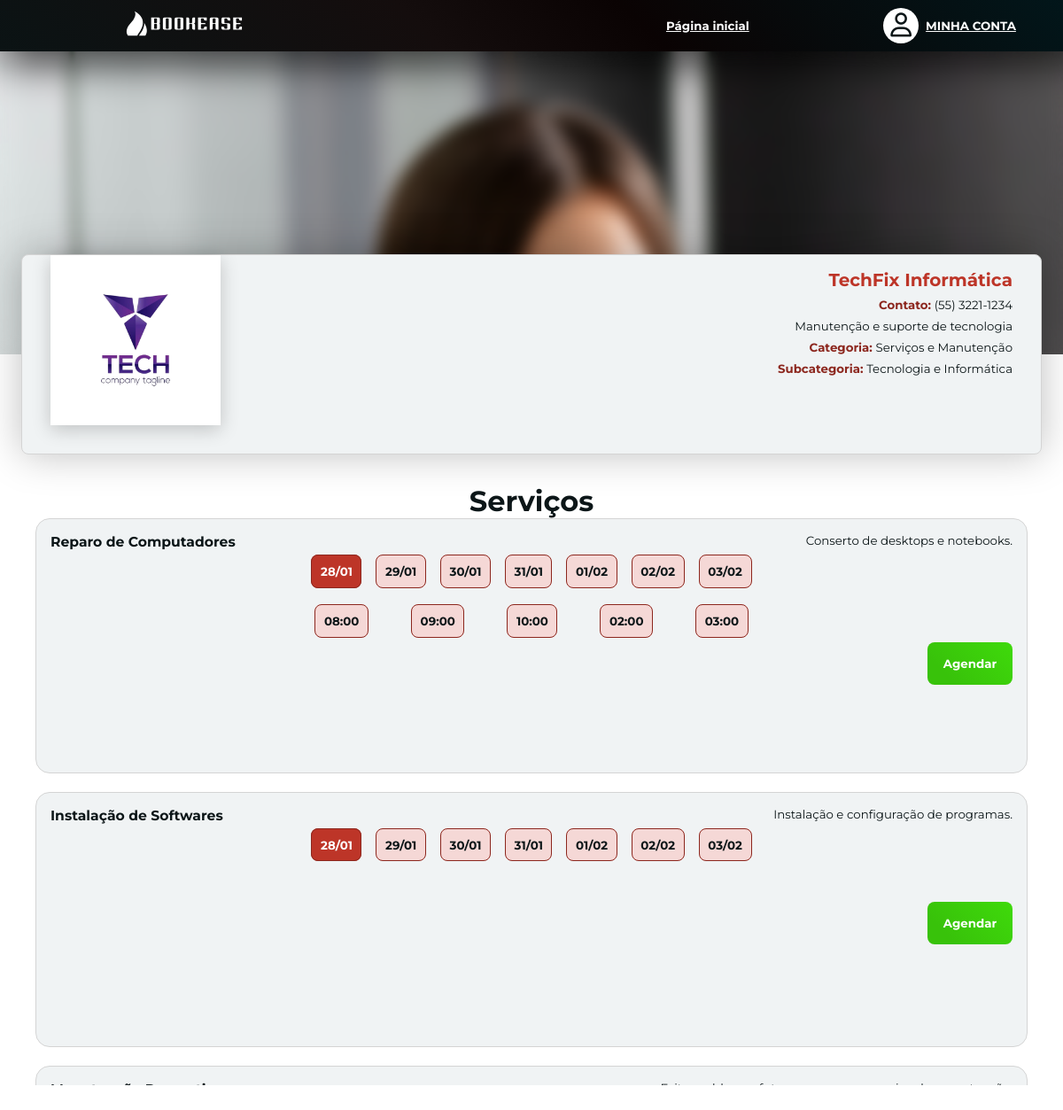
The app's page /view/establishment_page.php?id=4 (signed in) with its own data.
### tables this page shows
CREATE TABLE establishments(
	id INT auto_increment,
    cnpj VARCHAR(18) UNIQUE,
    user_id INT,
    name VARCHAR(200),
    email VARCHAR(100),
    phone VARCHAR(14),
    image VARCHAR(100),
    address VARCHAR(200),
    latitude DOUBLE,
    longitude DOUBLE,
    description VARCHAR(200),
    category_id INT,
    subcategory_id INT,
    creation_date DATE,
    PRIMARY KEY(id),
    FOREIGN KEY(user_id) REFERENCES users(id),
    FOREIGN KEY(category_id) REFERENCES categories(id),
    FOREIGN KEY(subcategory_id) REFERENCES subcategories(id)
);

CREATE TABLE categories(
    id INT auto_increment,
    name VARCHAR(100),
    PRIMARY KEY(id)
);

CREATE TABLE subcategories(
    id INT auto_increment,
    name VARCHAR(100),
    category_id INT,
    PRIMARY KEY(id),
    FOREIGN KEY(category_id) REFERENCES categories(id)
);

CREATE TABLE services(
    id INT auto_increment,
    establishments_id INT,
    name VARCHAR(100),
    description VARCHAR(200),
    creation_date DATE,
    PRIMARY KEY(id),
    FOREIGN KEY(establishments_id) REFERENCES establishments(id)
);

CREATE TABLE availability(
    id INT auto_increment,
    service_id INT,
    week_days ENUM('monday', 'tuesday', 'wednesday', 'thursday', 'friday', 'saturday', 'sunday'),
    start_time TIME,
    PRIMARY KEY(id),
    FOREIGN KEY(service_id) REFERENCES services(id)
);

### controller/establishments_controller.php (called while the page is built, shortened)
<?php
    include_once '../model/database_connect.php';
    function get_one_establishment($id) {
        $con = new connect_database();
        $con->connect();
        $query = "SELECT establishments.*,
                    categories.name AS category_name,
                    subcategories.name AS subcategory_name
                    FROM establishments
                    JOIN categories ON establishments.category_id = categories.id
                    LEFT JOIN subcategories ON establishments.subcategory_id = subcategories.id
                    WHERE establishments.id = $id;";
        $result = $con->consult($query);
        if($result != null) {
            return $result;
        }
        else {
            return null;
        }
    }
    function get_services_from_establishment($id) {
        $con = new connect_database();
        $con->connect();
        $query = "SELECT * FROM services where establishments_id = $id";
        $result = $con->consult_all($query);
        if($result != null) {
            return $result;
        }
        else {
            return null;
        }
    }
    function get_availability_from_service($id) {
        $con = new connect_database();
        $con->connect();
        $query = "SELECT
                availability.id AS id,
                availability.service_id AS service_id,
                availability.week_days,
                availability.start_time,
                services.name AS service_name,
                establishments.name AS establishment_name
                FROM  availability
                INNER JOIN services ON availability.service_id = services.id
                INNER JOIN establishments ON services.establishments_id = establishments.id
                WHERE establishments.id = $id;";
        $result = $con->consult_all($query);
        if($result != null) {
            return $result;
        }
        else {
            return null;
        }
    }
?>

### model/database_connect.php (called while the page is built, shortened)
<?php
class connect_database {
    protected $mysqli;
    protected $host = '127.0.0.1';
    protected $user = 'root';
    protected $password = '12345';
    protected $database = 'bookease';
    public function connect() {
        $this->mysqli = new mysqli($this->host, $this->user, $this->password, $this->database);
        $this->mysqli->set_charset('utf8');
    }
    public function consult($query) {
        try {
            if ($result = $this->mysqli->query($query)){
                $result = mysqli_fetch_assoc($result);
                return $result;
            }
            else {
                $this->rows_affected = 0;
                return null;
            }
        }
        catch (Exception $exc) {
            $this->disconnect();
        }
    }
    public function consult_all($query) {
        try {
            if ($result = $this->mysqli->query($query)){
                $result = $result->fetch_all(MYSQLI_ASSOC);
                return $result;
            }
            else {
                $this->rows_affected = 0;
                return null;
            }
        }
        catch (Exception $exc) {
            $this->disconnect();
        }
    }
}

### view/establishment_page.php (the view, shortened to what this page needs)
<!DOCTYPE html>
<html lang="en">
<head>
    <link rel="stylesheet" href="/public/css/establishment_page.css">
    <link rel="stylesheet" href="/public/css/components/red_button.css">
    <link rel="stylesheet" href="/public/css/components/green_button.css">
    <link rel="stylesheet" href="/public/css/components/header.css">
    <link href='https://unpkg.com/boxicons@2.1.4/css/boxicons.min.css' rel='stylesheet'>
</head>
<body>
    <?php
        require_once '../controller/establishments_controller.php';
        if(isset($_REQUEST) && isset($_REQUEST['id'])) {
            $establishment = get_one_establishment($_REQUEST['id']);
            if(isset($establishment)) {
                if(strlen($establishment['phone']) == 10) {
                    $establishment['phone'] = preg_replace('/(\d{2})(\d{4})(\d+)/', '($1) $2-$3', $establishment['phone']);
                }
                else {
                    $establishment['phone'] = preg_replace('/(\d{2})(\d{5})(\d+)/', '($1) $2-$3', $establishment['phone']);
                }
                $services = get_services_from_establishment($establishment['id']);
                $availability = get_availability_from_service($establishment['id']);
            }
        }
    ?>
    <header
        <?php
            if(isset($establishment)) {
                echo '
                    style="background-image: url(../public/images/category_images/'.str_replace(' ','\ ',$establishment['category_name']).'.jpg);
                    background-repeat: no-repeat;
                    background-attachment: fixed;
                    background-position: center 120%;
                    background-size: cover;
                "
                ';
            }
        ?>>
        <div class="header">
            <div class="logo">
                <a href="/view/index.php">
                    <img src="/public/images/logos_horizontal/logo1_white.svg" alt="" class="logo_image">
                </a>
            </div>
            <div class="header_buttons">
                <div class="header_button">
                    <a href="../view/establishments.php">
                        Página inicial
                    </a>
                </div>
                <div class="account_pages">
                    <a href="/view/myaccount.php" class="profile_picture">
                        <i class="fa-regular fa-user"></i>
                    </a>
                    <div>
                        <?php
                            if(!isset($_SESSION['login'])) {
                                echo '
                                    <span class="account_buttons">
                                        <a href="/view/login.php">
                                            ENTRE
                                        </a>
                                        <span>ou</span>
                                    </span>
                                    <span class="account_buttons">
                                        <a href="/view/register.php">
                                            CADASTRE-SE
                                        </a>
                                    </span>
                                ';
                            }
                            else {
                                echo '
                                    <a href="/view/myaccount.php">
                                        <span>MINHA CONTA</span>
                                    </a>
                                ';
                            }
                        ?>
                    </div>
                </div>
            </div>
        </div>
        <div class="header_background_image"></div>
    </header>
    <main>
        <div class="establishment_header">
            <?php
                    if(isset($establishment) && $establishment != null) {
                        echo '
                            <img src="../controller/uploads/'.$establishment['cnpj'].'.jpg" alt="" class="establishment_image">
                            <div class="establishment_info">
                                <h2 class="establishment_title">'.$establishment['name'].'</h2>
                                <p>
                                    <span>Contato: </span>
                                    '.$establishment['phone'].'
                                </p>
                                <p>'.$establishment['description'].'</p>
                                <p>
                                    <span>Categoria: </span>
                                    '.$establishment['category_name'].'
                                </p>
                                <p>
                                    <span>Subcategoria: </span>
                                    '.$establishment['subcategory_name'].'
                                </p>
                            </div>
                        ';
                        }
                    ?>
        </div>
        <div class="establishment_content">
            <div class="row">
                <h1>Serviços</h1>
            </div>
                <div class="establishment_services">
                    <?php
                        if(isset($services)) {
                            foreach($services as $s) {
                                echo '
                                    <div class="service">
                                        <div class="service_info">
                                            <h3>'.$s['name'].'</h3>
                                            <p>'.$s['description'].'</p>
                                        </div>
                                        <form action="../controller/reserve_controller.php" method="post">
                                            <div class="next_week">
                                ';
                                for ($i = 0; $i < 7; $i++) {
                                    $future_date = new DateTime();
                                    $future_date->add(new DateInterval("P{$i}D"));
                                    $formated_date = $future_date->format('d/m');
                                    $mysql_formated_date = $future_date->format('Y-m-d');
                                    $week_day_id = "week_day_$s[id]_$i";
                                    $checked = $i === 0 ? 'checked' : '';
                                    echo '
                                                <div class="form_input">
                                                    <input type="radio" name="available_day" class="available_day_'.$s['id'].'" id="'.$week_day_id.'" value="'.$mysql_formated_date.'" '.$checked.'>
                                                    <label for="'.$week_day_id.'" class="service_button">'.$formated_date.'</label>
                                                </div>
                                    ';
                                }
                                echo '
                                            </div>
                                            <div class="days_slider" id="days_slider_'.$s['id'].'">
                                ';
                                for($i=0; $i<7; $i++) {
                                    $future_date = new DateTime();
                                    $future_date->add(new DateInterval("P{$i}D"));
                                    $formated_date = $future_date->format('l');
                                    echo '
                                        <div class="available_times slide">
                                    ';
                                    foreach($availability as $a) {
                                        if($a['week_days'] == strtolower($formated_date) && $a['service_id'] == $s['id']) {
                                            $formated_start_time = date('h:i', strtotime($a['start_time']));
                                            echo '
                                                    <div class="form_input">
                                                        <input type="radio" name="available_times" id="'.$a['id'].'" value="'.$a['id'].'">
                                                        <label for="'.$a['id'].'" class="service_button">'.$formated_start_time.'</label>
                                                    </div>
                                            ';
                                        }
                                    }
                                    echo '
                                                </div>
                                    ';
                                }
                                echo '
                                            </div>
                                            <div class="green_button submit_button">
                                                <button type="submit" name="register_reserve" value="'.$s['id'].'">Agendar</button>
                                            </div>
                                            <input type="hidden" name="establishment_id" value="'.$establishment['id'].'">
                                            <input type="hidden" name="service_id" value="'.$s['id'].'">
                                        </form>
                                </div>
                                ';
                            }
                        }
                    ?>
                </div>
            </div>
    </main>
</body>
</html>

### records on screen
establishments: category.name (picture), cnpj (picture), name "TechFix Informática", description "Manutenção e suporte de tecnologia", category.name "Serviços e Manutenção", subcategory.name "Tecnologia e Informática"
services: name "Reparo de Computadores", description "Conserto de desktops e notebooks.", $s['id'] 16 (drawn)
availability: start_time "08:00"
availability: start_time "09:00"
availability: start_time "10:00"
availability: start_time "02:00"
availability: start_time "03:00"
services: name "Instalação de Softwares", description "Instalação e configuração de programas.", $s['id'] 17 (drawn)

### other values on screen
$establishment['phone'] "(55) 3221-1234"
